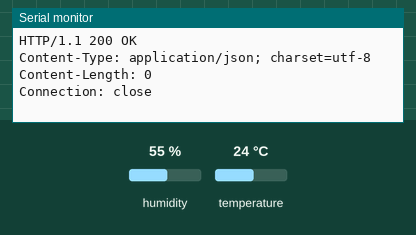
Recording of a sketch running on a simulated ESP32. On the bench: the last lines printed to the serial monitor. The inputs (shaded band) are chosen by the test bench; at power-on: humidity 55 %, temperature 24 °C. WiFi joins after 1.5 s; servers stay silent unless stated; uploads are accepted with an empty reply.

Above: at 2.8 s.
2.9 s: humidity set to 22 %
At 4.0 s:
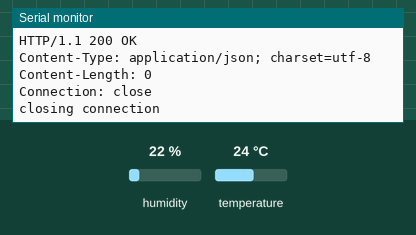
9.6 s: temperature set to 12 °C
At 11.7 s:
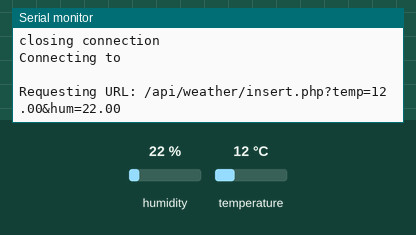
15.3 s: humidity set to 40 %
At 16.15 s:
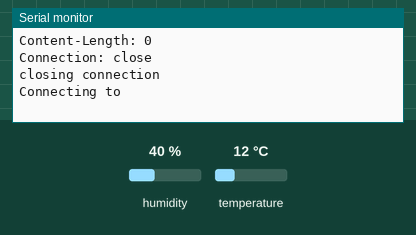
Timing chart, 0 to 18.3 s (numbered marks = the images above; inputs shaded):
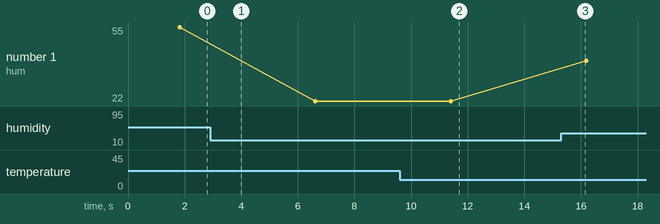

The sketch:

Source_code.ino
```cpp
 #include <WiFi.h>

//#include <WiFiMulti.h>

#include "DHT.h"

#define DHTPIN 2
#define DHTTYPE DHT11
const char* ssid = " ";
const char* password = " ";
const char* host = " ";
DHT dht(DHTPIN, DHTTYPE);

void setup(){
Serial.begin(115200);
delay(100);
dht.begin();
Serial.println();
Serial.println();
Serial.println("Connecting to");
Serial.println("ssid");

WiFi.begin(ssid, password);
while(WiFi.status() != WL_CONNECTED){
delay(500);
Serial.print(",");
}

Serial.println("");
Serial.println("WiFi connected");
Serial.println("IP address");
Serial.println(WiFi.localIP());
Serial.print("Netmask : ");
Serial.println(WiFi.subnetMask());
Serial.print("Gateway: ");
Serial.println(WiFi.gatewayIP());
}

void loop() {
float h = dht.readHumidity();
float t = dht.readTemperature();
if(isnan(h) || isnan(t)){
Serial.println("Failed to read from DHT sensor!");
return;
}

Serial.println("Connecting to");
Serial.println(host);

WiFiClient client;
const int httpPort = 80;
if(!client.connect(host, httpPort)){
Serial.println("connection failed");
return;
}

String url = "/api/weather/insert.php?temp=" + String(t) + "&hum=" + String(h);
Serial.print("Requesting URL: ");
Serial.println(url);

client.print(String("GET") + url +"HTTP/1.1\r\n" +
            "Host: " + host + "\r\n"+
            "Connection : close\r\n\r\n");
delay(500);

while(client.available()){
   String line = client.readStringUntil('\r');
   Serial.print(line);
}

Serial.println();
Serial.println("closing connection");
delay(3000);
}
```

Measured:
- after the input at 9.6 s, the serial monitor: prints a new line after 1.8 s (image 2)
- plotted number 1: 55 → 22 after the input at 2.9 s, 22 → 40 after the input at 15.3 s
